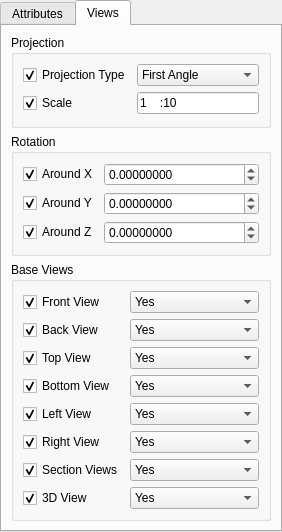
<?xml version="1.0" encoding="UTF-8"?>
<ui version="4.0">
 <class>Form</class>
 <widget class="QWidget" name="Form">
  <property name="geometry">
   <rect>
    <x>0</x>
    <y>0</y>
    <width>282</width>
    <height>514</height>
   </rect>
  </property>
  <property name="windowTitle">
   <string>General Arrangement Drawing Properties</string>
  </property>
  <layout class="QGridLayout" name="gridLayout_6">
   <property name="leftMargin">
    <number>0</number>
   </property>
   <property name="topMargin">
    <number>0</number>
   </property>
   <property name="rightMargin">
    <number>0</number>
   </property>
   <property name="bottomMargin">
    <number>0</number>
   </property>
   <item row="0" column="0">
    <widget class="QTabWidget" name="tabWidget">
     <property name="sizePolicy">
      <sizepolicy hsizetype="Expanding" vsizetype="Expanding">
       <horstretch>0</horstretch>
       <verstretch>0</verstretch>
      </sizepolicy>
     </property>
     <property name="layoutDirection">
      <enum>Qt::LeftToRight</enum>
     </property>
     <property name="currentIndex">
      <number>1</number>
     </property>
     <property name="objectProperty" stdset="0">
      <string/>
     </property>
     <property name="widgetAction" stdset="0">
      <string/>
     </property>
     <widget class="QWidget" name="tabAttributes">
      <attribute name="title">
       <string>Attributes</string>
      </attribute>
      <layout class="QGridLayout" name="gridLayout_7">
       <item row="4" column="0" colspan="2">
        <widget class="QCheckBox" name="checkBoxToggleDrawingNumber">
         <property name="text">
          <string>Drawing Number</string>
         </property>
         <property name="checked">
          <bool>true</bool>
         </property>
         <property name="objectProperty" stdset="0">
          <string notr="true">DrawingNumber</string>
         </property>
         <property name="widgetAction" stdset="0">
          <string notr="true">toggleModifyProperty</string>
         </property>
        </widget>
       </item>
       <item row="1" column="0">
        <widget class="QCheckBox" name="checkBoxToggleDrawingTitle1">
         <property name="text">
          <string>Title 1</string>
         </property>
         <property name="checked">
          <bool>true</bool>
         </property>
         <property name="objectProperty" stdset="0">
          <string notr="true">DrawingTitle1</string>
         </property>
         <property name="widgetAction" stdset="0">
          <string notr="true">toggleModifyProperty</string>
         </property>
        </widget>
       </item>
       <item row="1" column="1" colspan="2">
        <widget class="QLineEdit" name="lineEditDrawingTitle1">
         <property name="text">
          <string notr="true"/>
         </property>
         <property name="objectProperty" stdset="0">
          <string notr="true">DrawingTitle1</string>
         </property>
         <property name="widgetAction" stdset="0">
          <string notr="true"/>
         </property>
         <property name="objectPropertyValue" stdset="0">
          <string/>
         </property>
        </widget>
       </item>
       <item row="3" column="0">
        <widget class="QCheckBox" name="checkBoxToggleDrawingTitle3">
         <property name="text">
          <string>Title 3</string>
         </property>
         <property name="checked">
          <bool>true</bool>
         </property>
         <property name="objectProperty" stdset="0">
          <string notr="true">DrawingTitle3</string>
         </property>
         <property name="widgetAction" stdset="0">
          <string notr="true">toggleModifyProperty</string>
         </property>
        </widget>
       </item>
       <item row="0" column="1" colspan="2">
        <widget class="QLineEdit" name="lineEditDrawingName">
         <property name="text">
          <string notr="true"/>
         </property>
         <property name="objectProperty" stdset="0">
          <string notr="true">DrawingName</string>
         </property>
         <property name="widgetAction" stdset="0">
          <string notr="true"/>
         </property>
         <property name="objectPropertyValue" stdset="0">
          <string/>
         </property>
        </widget>
       </item>
       <item row="5" column="0" colspan="3">
        <widget class="QGroupBox" name="groupBox_4">
         <property name="title">
          <string>Dimensões</string>
         </property>
         <layout class="QGridLayout" name="gridLayout_2">
          <item row="0" column="0">
           <widget class="QCheckBox" name="checkBoxToggleDrawingLength">
            <property name="text">
             <string>Length</string>
            </property>
            <property name="checked">
             <bool>true</bool>
            </property>
            <property name="objectProperty" stdset="0">
             <string notr="true">DrawingLength</string>
            </property>
            <property name="widgetAction" stdset="0">
             <string notr="true">toggleModifyProperty</string>
            </property>
           </widget>
          </item>
          <item row="0" column="1">
           <widget class="QDoubleSpinBox" name="doubleSpinBoxDrawingLength">
            <property name="sizePolicy">
             <sizepolicy hsizetype="Minimum" vsizetype="Fixed">
              <horstretch>1</horstretch>
              <verstretch>0</verstretch>
             </sizepolicy>
            </property>
            <property name="decimals">
             <number>8</number>
            </property>
            <property name="minimum">
             <double>-100000000000.000000000000000</double>
            </property>
            <property name="maximum">
             <double>100000000000.000000000000000</double>
            </property>
            <property name="value">
             <double>297.000000000000000</double>
            </property>
            <property name="objectProperty" stdset="0">
             <string notr="true">DrawingLength</string>
            </property>
            <property name="widgetAction" stdset="0">
             <string notr="true"/>
            </property>
           </widget>
          </item>
          <item row="1" column="0">
           <widget class="QCheckBox" name="checkBoxToggleDrawingHeight">
            <property name="text">
             <string>Height</string>
            </property>
            <property name="checked">
             <bool>true</bool>
            </property>
            <property name="objectProperty" stdset="0">
             <string notr="true">DrawingHeight</string>
            </property>
            <property name="widgetAction" stdset="0">
             <string notr="true">toggleModifyProperty</string>
            </property>
           </widget>
          </item>
          <item row="1" column="1">
           <widget class="QDoubleSpinBox" name="doubleSpinBoxDrawingHeight">
            <property name="sizePolicy">
             <sizepolicy hsizetype="Minimum" vsizetype="Fixed">
              <horstretch>1</horstretch>
              <verstretch>0</verstretch>
             </sizepolicy>
            </property>
            <property name="decimals">
             <number>8</number>
            </property>
            <property name="minimum">
             <double>-100000000000.000000000000000</double>
            </property>
            <property name="maximum">
             <double>100000000000.000000000000000</double>
            </property>
            <property name="value">
             <double>210.000000000000000</double>
            </property>
            <property name="objectProperty" stdset="0">
             <string notr="true">DrawingHeight</string>
            </property>
            <property name="widgetAction" stdset="0">
             <string notr="true"/>
            </property>
           </widget>
          </item>
         </layout>
        </widget>
       </item>
       <item row="2" column="1" colspan="2">
        <widget class="QLineEdit" name="lineEditDrawingTitle2">
         <property name="text">
          <string notr="true"/>
         </property>
         <property name="objectProperty" stdset="0">
          <string notr="true">DrawingTitle2</string>
         </property>
         <property name="widgetAction" stdset="0">
          <string notr="true"/>
         </property>
         <property name="objectPropertyValue" stdset="0">
          <string/>
         </property>
        </widget>
       </item>
       <item row="4" column="2">
        <widget class="QLineEdit" name="lineEditDrawingNumber">
         <property name="sizePolicy">
          <sizepolicy hsizetype="Minimum" vsizetype="Fixed">
           <horstretch>0</horstretch>
           <verstretch>0</verstretch>
          </sizepolicy>
         </property>
         <property name="text">
          <string notr="true">1</string>
         </property>
         <property name="objectProperty" stdset="0">
          <string notr="true">DrawingNumber</string>
         </property>
         <property name="widgetAction" stdset="0">
          <string notr="true"/>
         </property>
         <property name="objectPropertyValue" stdset="0">
          <string/>
         </property>
        </widget>
       </item>
       <item row="0" column="0">
        <widget class="QCheckBox" name="checkBoxToggleDrawingName">
         <property name="text">
          <string>Name</string>
         </property>
         <property name="checked">
          <bool>true</bool>
         </property>
         <property name="objectProperty" stdset="0">
          <string notr="true">DrawingName</string>
         </property>
         <property name="widgetAction" stdset="0">
          <string notr="true">toggleModifyProperty</string>
         </property>
        </widget>
       </item>
       <item row="2" column="0">
        <widget class="QCheckBox" name="checkBoxToggleDrawingTitle2">
         <property name="text">
          <string>Title 2</string>
         </property>
         <property name="checked">
          <bool>true</bool>
         </property>
         <property name="objectProperty" stdset="0">
          <string notr="true">DrawingTitle2</string>
         </property>
         <property name="widgetAction" stdset="0">
          <string notr="true">toggleModifyProperty</string>
         </property>
        </widget>
       </item>
       <item row="3" column="1" colspan="2">
        <widget class="QLineEdit" name="lineEditDrawingTitle3">
         <property name="text">
          <string notr="true"/>
         </property>
         <property name="objectProperty" stdset="0">
          <string notr="true">DrawingTitle3</string>
         </property>
         <property name="widgetAction" stdset="0">
          <string notr="true"/>
         </property>
         <property name="objectPropertyValue" stdset="0">
          <string/>
         </property>
        </widget>
       </item>
       <item row="6" column="2">
        <spacer name="verticalSpacer">
         <property name="orientation">
          <enum>Qt::Vertical</enum>
         </property>
         <property name="sizeType">
          <enum>QSizePolicy::MinimumExpanding</enum>
         </property>
         <property name="sizeHint" stdset="0">
          <size>
           <width>20</width>
           <height>200</height>
          </size>
         </property>
        </spacer>
       </item>
      </layout>
     </widget>
     <widget class="QWidget" name="tabViews">
      <attribute name="title">
       <string>Views</string>
      </attribute>
      <layout class="QGridLayout" name="gridLayout_5">
       <item row="0" column="0">
        <widget class="QGroupBox" name="groupBox">
         <property name="title">
          <string>Projection</string>
         </property>
         <layout class="QGridLayout" name="gridLayout">
          <item row="0" column="0" colspan="2">
           <widget class="QCheckBox" name="checkBoxToggleProjectionType">
            <property name="text">
             <string>Projection Type</string>
            </property>
            <property name="checked">
             <bool>true</bool>
            </property>
            <property name="objectProperty" stdset="0">
             <string notr="true">ProjectionType</string>
            </property>
            <property name="widgetAction" stdset="0">
             <string notr="true">toggleModifyProperty</string>
            </property>
           </widget>
          </item>
          <item row="0" column="2">
           <widget class="QComboBox" name="comboBoxOnProjectionType">
            <property name="sizePolicy">
             <sizepolicy hsizetype="Preferred" vsizetype="Fixed">
              <horstretch>1</horstretch>
              <verstretch>0</verstretch>
             </sizepolicy>
            </property>
            <property name="currentText">
             <string>First Angle</string>
            </property>
            <property name="currentIndex">
             <number>0</number>
            </property>
            <property name="objectProperty" stdset="0">
             <string notr="true">ProjectionType</string>
            </property>
            <property name="widgetAction" stdset="0">
             <string notr="true"/>
            </property>
            <item>
             <property name="text">
              <string>First Angle</string>
             </property>
            </item>
            <item>
             <property name="text">
              <string>Third Angle</string>
             </property>
            </item>
           </widget>
          </item>
          <item row="1" column="0">
           <widget class="QCheckBox" name="checkBoxToggleScale">
            <property name="text">
             <string>Scale</string>
            </property>
            <property name="checked">
             <bool>true</bool>
            </property>
            <property name="objectProperty" stdset="0">
             <string notr="true">Scale</string>
            </property>
            <property name="widgetAction" stdset="0">
             <string notr="true">toggleModifyProperty</string>
            </property>
           </widget>
          </item>
          <item row="1" column="2">
           <widget class="QLineEdit" name="lineEditScale">
            <property name="inputMethodHints">
             <set>Qt::ImhNone</set>
            </property>
            <property name="inputMask">
             <string>99999:99999</string>
            </property>
            <property name="text">
             <string notr="true">1:10</string>
            </property>
            <property name="maxLength">
             <number>11</number>
            </property>
            <property name="frame">
             <bool>true</bool>
            </property>
            <property name="cursorPosition">
             <number>11</number>
            </property>
            <property name="clearButtonEnabled">
             <bool>false</bool>
            </property>
            <property name="objectProperty" stdset="0">
             <string notr="true">Scale</string>
            </property>
            <property name="widgetAction" stdset="0">
             <string notr="true"/>
            </property>
            <property name="objectPropertyValue" stdset="0">
             <string/>
            </property>
           </widget>
          </item>
         </layout>
        </widget>
       </item>
       <item row="1" column="0">
        <widget class="QGroupBox" name="groupBox_5">
         <property name="title">
          <string>Rotation</string>
         </property>
         <layout class="QGridLayout" name="gridLayout_3">
          <item row="0" column="0">
           <widget class="QCheckBox" name="checkBoxToggleRotateAroundX">
            <property name="text">
             <string>Around X</string>
            </property>
            <property name="checked">
             <bool>true</bool>
            </property>
            <property name="objectProperty" stdset="0">
             <string notr="true">RotateAroundX</string>
            </property>
            <property name="widgetAction" stdset="0">
             <string notr="true">toggleModifyProperty</string>
            </property>
           </widget>
          </item>
          <item row="0" column="1">
           <widget class="QDoubleSpinBox" name="doubleSpinBoxRotateAroundX">
            <property name="sizePolicy">
             <sizepolicy hsizetype="Minimum" vsizetype="Fixed">
              <horstretch>1</horstretch>
              <verstretch>0</verstretch>
             </sizepolicy>
            </property>
            <property name="decimals">
             <number>8</number>
            </property>
            <property name="minimum">
             <double>-100000000000.000000000000000</double>
            </property>
            <property name="maximum">
             <double>100000000000.000000000000000</double>
            </property>
            <property name="objectProperty" stdset="0">
             <string notr="true">RotateAroundX</string>
            </property>
            <property name="widgetAction" stdset="0">
             <string notr="true"/>
            </property>
           </widget>
          </item>
          <item row="1" column="0">
           <widget class="QCheckBox" name="checkBoxToggleRotateAroundY">
            <property name="text">
             <string>Around Y</string>
            </property>
            <property name="checked">
             <bool>true</bool>
            </property>
            <property name="objectProperty" stdset="0">
             <string notr="true">RotateAroundY</string>
            </property>
            <property name="widgetAction" stdset="0">
             <string notr="true">toggleModifyProperty</string>
            </property>
           </widget>
          </item>
          <item row="1" column="1">
           <widget class="QDoubleSpinBox" name="doubleSpinBoxRotateAroundY">
            <property name="sizePolicy">
             <sizepolicy hsizetype="Minimum" vsizetype="Fixed">
              <horstretch>1</horstretch>
              <verstretch>0</verstretch>
             </sizepolicy>
            </property>
            <property name="decimals">
             <number>8</number>
            </property>
            <property name="minimum">
             <double>-100000000000.000000000000000</double>
            </property>
            <property name="maximum">
             <double>100000000000.000000000000000</double>
            </property>
            <property name="objectProperty" stdset="0">
             <string notr="true">RotateAroundY</string>
            </property>
            <property name="widgetAction" stdset="0">
             <string notr="true"/>
            </property>
           </widget>
          </item>
          <item row="2" column="0">
           <widget class="QCheckBox" name="checkBoxToggleRotateAroundZ">
            <property name="text">
             <string>Around Z</string>
            </property>
            <property name="checked">
             <bool>true</bool>
            </property>
            <property name="objectProperty" stdset="0">
             <string notr="true">RotateAroundZ</string>
            </property>
            <property name="widgetAction" stdset="0">
             <string notr="true">toggleModifyProperty</string>
            </property>
           </widget>
          </item>
          <item row="2" column="1">
           <widget class="QDoubleSpinBox" name="doubleSpinBoxRotateAroundZ">
            <property name="sizePolicy">
             <sizepolicy hsizetype="Minimum" vsizetype="Fixed">
              <horstretch>1</horstretch>
              <verstretch>0</verstretch>
             </sizepolicy>
            </property>
            <property name="decimals">
             <number>8</number>
            </property>
            <property name="minimum">
             <double>-100000000000.000000000000000</double>
            </property>
            <property name="maximum">
             <double>100000000000.000000000000000</double>
            </property>
            <property name="objectProperty" stdset="0">
             <string notr="true">RotateAroundZ</string>
            </property>
            <property name="widgetAction" stdset="0">
             <string notr="true"/>
            </property>
           </widget>
          </item>
         </layout>
        </widget>
       </item>
       <item row="2" column="0">
        <widget class="QGroupBox" name="groupBox_2">
         <property name="title">
          <string>Base Views</string>
         </property>
         <layout class="QGridLayout" name="gridLayout_4">
          <item row="0" column="0">
           <widget class="QCheckBox" name="checkBoxToggleFrontView">
            <property name="text">
             <string>Front View</string>
            </property>
            <property name="checked">
             <bool>true</bool>
            </property>
            <property name="objectProperty" stdset="0">
             <string notr="true">FrontView</string>
            </property>
            <property name="widgetAction" stdset="0">
             <string notr="true">toggleModifyProperty</string>
            </property>
           </widget>
          </item>
          <item row="0" column="1">
           <widget class="QComboBox" name="comboBoxFrontView">
            <property name="sizePolicy">
             <sizepolicy hsizetype="MinimumExpanding" vsizetype="Fixed">
              <horstretch>0</horstretch>
              <verstretch>0</verstretch>
             </sizepolicy>
            </property>
            <property name="currentText">
             <string>Yes</string>
            </property>
            <property name="currentIndex">
             <number>0</number>
            </property>
            <property name="objectProperty" stdset="0">
             <string notr="true">FrontView</string>
            </property>
            <property name="widgetAction" stdset="0">
             <string notr="true"/>
            </property>
            <item>
             <property name="text">
              <string>Yes</string>
             </property>
            </item>
            <item>
             <property name="text">
              <string>No</string>
             </property>
            </item>
           </widget>
          </item>
          <item row="1" column="0">
           <widget class="QCheckBox" name="checkBoxToggleBackView">
            <property name="text">
             <string>Back View</string>
            </property>
            <property name="checked">
             <bool>true</bool>
            </property>
            <property name="objectProperty" stdset="0">
             <string notr="true">BackView</string>
            </property>
            <property name="widgetAction" stdset="0">
             <string notr="true">toggleModifyProperty</string>
            </property>
           </widget>
          </item>
          <item row="1" column="1">
           <widget class="QComboBox" name="comboBoxBackView">
            <property name="sizePolicy">
             <sizepolicy hsizetype="MinimumExpanding" vsizetype="Fixed">
              <horstretch>0</horstretch>
              <verstretch>0</verstretch>
             </sizepolicy>
            </property>
            <property name="currentText">
             <string>Yes</string>
            </property>
            <property name="currentIndex">
             <number>0</number>
            </property>
            <property name="objectProperty" stdset="0">
             <string notr="true">BackView</string>
            </property>
            <property name="widgetAction" stdset="0">
             <string notr="true"/>
            </property>
            <item>
             <property name="text">
              <string>Yes</string>
             </property>
            </item>
            <item>
             <property name="text">
              <string>No</string>
             </property>
            </item>
           </widget>
          </item>
          <item row="2" column="0">
           <widget class="QCheckBox" name="checkBoxToggleTopView">
            <property name="text">
             <string>Top View</string>
            </property>
            <property name="checked">
             <bool>true</bool>
            </property>
            <property name="objectProperty" stdset="0">
             <string notr="true">TopView</string>
            </property>
            <property name="widgetAction" stdset="0">
             <string notr="true">toggleModifyProperty</string>
            </property>
           </widget>
          </item>
          <item row="2" column="1">
           <widget class="QComboBox" name="comboBoxTopView">
            <property name="sizePolicy">
             <sizepolicy hsizetype="MinimumExpanding" vsizetype="Fixed">
              <horstretch>0</horstretch>
              <verstretch>0</verstretch>
             </sizepolicy>
            </property>
            <property name="currentText">
             <string>Yes</string>
            </property>
            <property name="currentIndex">
             <number>0</number>
            </property>
            <property name="objectProperty" stdset="0">
             <string notr="true">TopView</string>
            </property>
            <property name="widgetAction" stdset="0">
             <string notr="true"/>
            </property>
            <item>
             <property name="text">
              <string>Yes</string>
             </property>
            </item>
            <item>
             <property name="text">
              <string>No</string>
             </property>
            </item>
           </widget>
          </item>
          <item row="3" column="0">
           <widget class="QCheckBox" name="checkBoxToggleBottomView">
            <property name="text">
             <string>Bottom View</string>
            </property>
            <property name="checked">
             <bool>true</bool>
            </property>
            <property name="objectProperty" stdset="0">
             <string notr="true">BottomView</string>
            </property>
            <property name="widgetAction" stdset="0">
             <string notr="true">toggleModifyProperty</string>
            </property>
           </widget>
          </item>
          <item row="3" column="1">
           <widget class="QComboBox" name="comboBoxBottomView">
            <property name="sizePolicy">
             <sizepolicy hsizetype="MinimumExpanding" vsizetype="Fixed">
              <horstretch>0</horstretch>
              <verstretch>0</verstretch>
             </sizepolicy>
            </property>
            <property name="currentText">
             <string>Yes</string>
            </property>
            <property name="currentIndex">
             <number>0</number>
            </property>
            <property name="objectProperty" stdset="0">
             <string notr="true">BottomView</string>
            </property>
            <property name="widgetAction" stdset="0">
             <string notr="true"/>
            </property>
            <item>
             <property name="text">
              <string>Yes</string>
             </property>
            </item>
            <item>
             <property name="text">
              <string>No</string>
             </property>
            </item>
           </widget>
          </item>
          <item row="4" column="0">
           <widget class="QCheckBox" name="checkBoxToggleLeftView">
            <property name="text">
             <string>Left View</string>
            </property>
            <property name="checked">
             <bool>true</bool>
            </property>
            <property name="objectProperty" stdset="0">
             <string notr="true">LeftView</string>
            </property>
            <property name="widgetAction" stdset="0">
             <string notr="true">toggleModifyProperty</string>
            </property>
           </widget>
          </item>
          <item row="4" column="1">
           <widget class="QComboBox" name="comboBoxLeftView">
            <property name="sizePolicy">
             <sizepolicy hsizetype="MinimumExpanding" vsizetype="Fixed">
              <horstretch>0</horstretch>
              <verstretch>0</verstretch>
             </sizepolicy>
            </property>
            <property name="currentText">
             <string>Yes</string>
            </property>
            <property name="currentIndex">
             <number>0</number>
            </property>
            <property name="objectProperty" stdset="0">
             <string notr="true">LeftView</string>
            </property>
            <property name="widgetAction" stdset="0">
             <string notr="true"/>
            </property>
            <item>
             <property name="text">
              <string>Yes</string>
             </property>
            </item>
            <item>
             <property name="text">
              <string>No</string>
             </property>
            </item>
           </widget>
          </item>
          <item row="5" column="0">
           <widget class="QCheckBox" name="checkBoxToggleRightView">
            <property name="text">
             <string>Right View</string>
            </property>
            <property name="checked">
             <bool>true</bool>
            </property>
            <property name="objectProperty" stdset="0">
             <string notr="true">RightView</string>
            </property>
            <property name="widgetAction" stdset="0">
             <string notr="true">toggleModifyProperty</string>
            </property>
           </widget>
          </item>
          <item row="5" column="1">
           <widget class="QComboBox" name="comboBoxRightView">
            <property name="sizePolicy">
             <sizepolicy hsizetype="MinimumExpanding" vsizetype="Fixed">
              <horstretch>0</horstretch>
              <verstretch>0</verstretch>
             </sizepolicy>
            </property>
            <property name="currentText">
             <string>Yes</string>
            </property>
            <property name="currentIndex">
             <number>0</number>
            </property>
            <property name="objectProperty" stdset="0">
             <string notr="true">RightView</string>
            </property>
            <property name="widgetAction" stdset="0">
             <string notr="true"/>
            </property>
            <item>
             <property name="text">
              <string>Yes</string>
             </property>
            </item>
            <item>
             <property name="text">
              <string>No</string>
             </property>
            </item>
           </widget>
          </item>
          <item row="6" column="0">
           <widget class="QCheckBox" name="checkBoxToggleSectionViews">
            <property name="text">
             <string>Section Views</string>
            </property>
            <property name="checked">
             <bool>true</bool>
            </property>
            <property name="objectProperty" stdset="0">
             <string notr="true">SectionViews</string>
            </property>
            <property name="widgetAction" stdset="0">
             <string notr="true">toggleModifyProperty</string>
            </property>
           </widget>
          </item>
          <item row="6" column="1">
           <widget class="QComboBox" name="comboBoxSectionViews">
            <property name="sizePolicy">
             <sizepolicy hsizetype="MinimumExpanding" vsizetype="Fixed">
              <horstretch>0</horstretch>
              <verstretch>0</verstretch>
             </sizepolicy>
            </property>
            <property name="currentText">
             <string>Yes</string>
            </property>
            <property name="currentIndex">
             <number>0</number>
            </property>
            <property name="objectProperty" stdset="0">
             <string notr="true">SectionViews</string>
            </property>
            <property name="widgetAction" stdset="0">
             <string notr="true"/>
            </property>
            <item>
             <property name="text">
              <string>Yes</string>
             </property>
            </item>
            <item>
             <property name="text">
              <string>No</string>
             </property>
            </item>
           </widget>
          </item>
          <item row="7" column="0">
           <widget class="QCheckBox" name="checkBoxToggle3DView">
            <property name="text">
             <string>3D View</string>
            </property>
            <property name="checked">
             <bool>true</bool>
            </property>
            <property name="objectProperty" stdset="0">
             <string notr="true">View3D</string>
            </property>
            <property name="widgetAction" stdset="0">
             <string notr="true">toggleModifyProperty</string>
            </property>
           </widget>
          </item>
          <item row="7" column="1">
           <widget class="QComboBox" name="comboBox3DView">
            <property name="sizePolicy">
             <sizepolicy hsizetype="MinimumExpanding" vsizetype="Fixed">
              <horstretch>0</horstretch>
              <verstretch>0</verstretch>
             </sizepolicy>
            </property>
            <property name="currentText">
             <string>Yes</string>
            </property>
            <property name="currentIndex">
             <number>0</number>
            </property>
            <property name="objectProperty" stdset="0">
             <string notr="true">View3D</string>
            </property>
            <property name="widgetAction" stdset="0">
             <string notr="true"/>
            </property>
            <item>
             <property name="text">
              <string>Yes</string>
             </property>
            </item>
            <item>
             <property name="text">
              <string>No</string>
             </property>
            </item>
           </widget>
          </item>
         </layout>
        </widget>
       </item>
      </layout>
     </widget>
    </widget>
   </item>
  </layout>
 </widget>
 <resources/>
 <connections/>
</ui>
